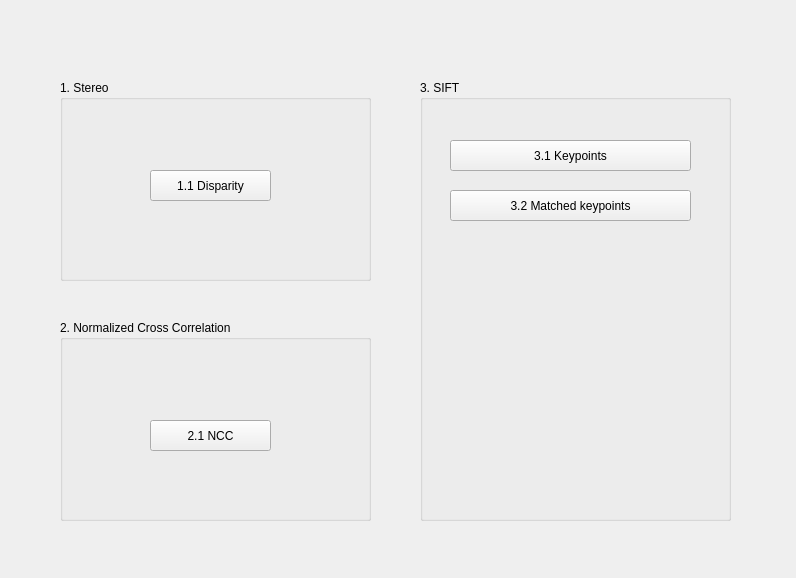
<?xml version="1.0" encoding="UTF-8"?>
<ui version="4.0">
 <class>MainWindow</class>
 <widget class="QMainWindow" name="MainWindow">
  <property name="geometry">
   <rect>
    <x>0</x>
    <y>0</y>
    <width>796</width>
    <height>578</height>
   </rect>
  </property>
  <property name="windowTitle">
   <string>MainWindow</string>
  </property>
  <widget class="QWidget" name="centralwidget">
   <widget class="QGroupBox" name="groupBox">
    <property name="geometry">
     <rect>
      <x>60</x>
      <y>80</y>
      <width>311</width>
      <height>201</height>
     </rect>
    </property>
    <property name="title">
     <string>1. Stereo</string>
    </property>
    <widget class="QPushButton" name="pushButton_Q1">
     <property name="geometry">
      <rect>
       <x>90</x>
       <y>90</y>
       <width>121</width>
       <height>31</height>
      </rect>
     </property>
     <property name="text">
      <string>1.1 Disparity</string>
     </property>
    </widget>
   </widget>
   <widget class="QGroupBox" name="groupBox_2">
    <property name="geometry">
     <rect>
      <x>420</x>
      <y>80</y>
      <width>311</width>
      <height>441</height>
     </rect>
    </property>
    <property name="title">
     <string>3. SIFT</string>
    </property>
    <widget class="QPushButton" name="pushButton_Q3_1">
     <property name="geometry">
      <rect>
       <x>30</x>
       <y>60</y>
       <width>241</width>
       <height>31</height>
      </rect>
     </property>
     <property name="text">
      <string>3.1 Keypoints</string>
     </property>
    </widget>
    <widget class="QPushButton" name="pushButton_Q3_2">
     <property name="geometry">
      <rect>
       <x>30</x>
       <y>110</y>
       <width>241</width>
       <height>31</height>
      </rect>
     </property>
     <property name="text">
      <string>3.2 Matched keypoints</string>
     </property>
    </widget>
   </widget>
   <widget class="QGroupBox" name="groupBox_3">
    <property name="geometry">
     <rect>
      <x>60</x>
      <y>320</y>
      <width>311</width>
      <height>201</height>
     </rect>
    </property>
    <property name="title">
     <string>2. Normalized Cross Correlation</string>
    </property>
    <widget class="QPushButton" name="pushButton_Q2">
     <property name="geometry">
      <rect>
       <x>90</x>
       <y>100</y>
       <width>121</width>
       <height>31</height>
      </rect>
     </property>
     <property name="text">
      <string>2.1 NCC</string>
     </property>
    </widget>
   </widget>
  </widget>
 </widget>
 <resources/>
 <connections/>
</ui>
